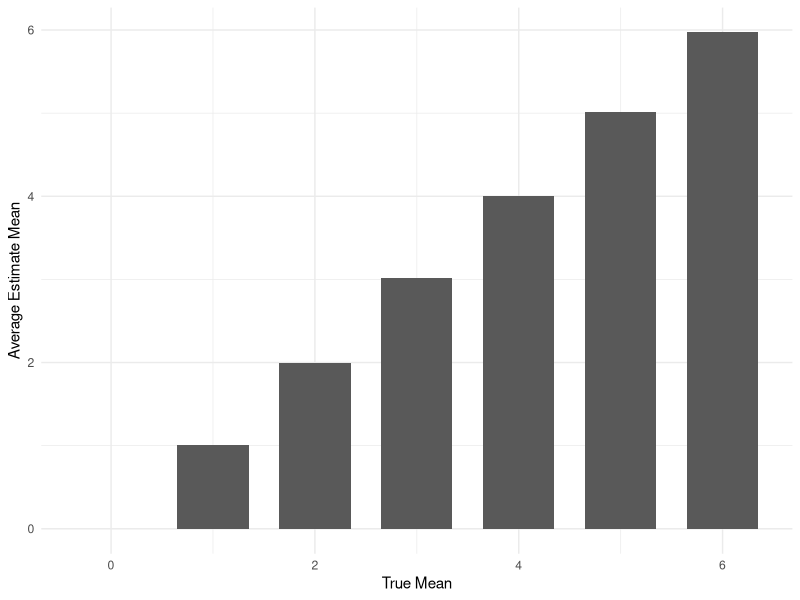

The R script that drew this image:
## ---- chunk 1
library(tidyverse)
## ---- chunk 2
normal_sim = function(n = 30, mean, sd) {
  x_vec <- tibble(x = rnorm(n, mean, sd))
  
  x_vec
}
## ---- chunk 3
normal_sim_df <-
  expand_grid(
    mean = 0:6,
    sd = 5,
    iter = 1:5000) %>% 
  mutate(
    x = map2(mean, sd, \(mean, sd) normal_sim(mean = mean, sd = sd))
  ) %>% 
  unnest(x)
## ---- chunk 4
normal_sim_means <-
  normal_sim_df %>% 
  group_by(mean, iter) %>%  
  summarize(mean_hat = mean(x))
## ---- chunk 5
normal_sim_results <- normal_sim_df %>% 
  group_by(iter) %>% 
  summarise(
    mean_true = unique(mean),
    ttest = list(broom::tidy(t.test(x, mu = unique(mean)[1], conf.level = 0.95)))
  ) %>% 
  unnest(ttest)
## ---- chunk 6
normal_sim_means <- normal_sim_means %>% rename(mean_true = mean)

normal_sim_results <- merge(normal_sim_results, normal_sim_means, by = c("mean_true", "iter"))

normal_sim_results <- normal_sim_results %>% 
  select(iter, mean_true, mean_hat, p.value, everything()) %>% 
  arrange(iter) %>% 
  arrange(mean_true)

head(normal_sim_results)
## ---- chunk 7
plot_normal_sim_means <- normal_sim_means %>% 
  group_by(mean_true) %>% 
  summarise(mean_hat_avg = mean(mean_hat)) %>% 
  ggplot(aes(x = mean_true, y = mean_hat_avg)) +
  geom_bar(stat = "identity", width = 0.7) +
  theme_minimal() +
  xlab("True Mean") +
  ylab("Average Estimate Mean")

plot_normal_sim_means
